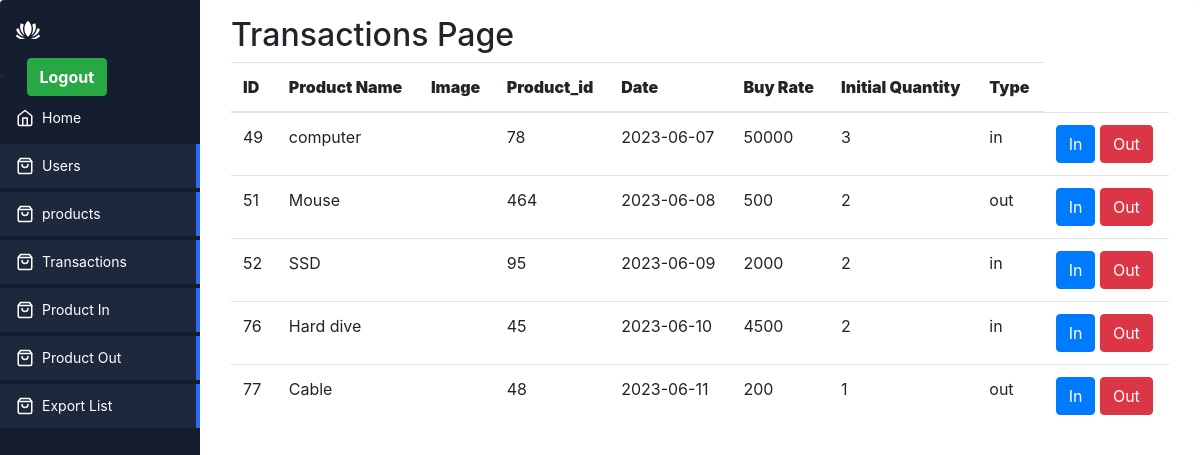
The page /transactions.php (signed in) on the database its author committed.
### tables this page shows
CREATE TABLE `products` (
  `id` int(11) NOT NULL,
  `name` varchar(500) NOT NULL,
  `image` varchar(500) NOT NULL,
  `product_id` varchar(500) NOT NULL,
  `buy_rate` varchar(500) NOT NULL,
  `initial_quantity` varchar(11) NOT NULL,
  `description` text NOT NULL,
  `date` date NOT NULL,
  `type` text NOT NULL
);

### transactions.php (the view, shortened to what this page needs)
<?php
include 'include/header.php';
include 'include/connection.php';
$sql ="SELECT * FROM Products" ;
$result = $db->query($sql);
?>
<div class="app-content">
    <div class="container">
        <div class="row">
            <div class="col-md-10">
                <h2>Transactions Page </h2>
            </div>
        </div>
    </div>
    <div class="container-fluid">
        <div class="row">
            <div class="col-md-12">
                <table class="table ">
                    <thead>
                        <th><b>ID</b></th>
                        <th><b>Product Name</b></th>
                        <th><b>Image</b></th>
                        <th><b>Product_id</b></th>
                        <th><b>Date</b></th>
                        <th><b>Buy Rate</b></th>
                        <th><b>Initial Quantity</b></th>
                        <th><b>Type</b></th>
                    </thead>
                    <tbody>
                    <?php while($row = $result->fetch_assoc()): ?>
                        <tr>
                            <td><?php echo $row['id'] ; ?></td>
                            <td><?php echo $row['name'] ; ?></td>
                            <td><img src="<?php echo "images/".$row['image'] ; ?>"width="50" alt=""></td>
                            <td><?php echo $row['product_id'] ; ?></td>
                            <td><?php echo $row['date'] ; ?></td>
                            <td><?php echo $row['buy_rate'] ; ?></td>
                            <td><?php echo $row['initial_quantity'] ; ?></td>
                            <td><?php echo $row['type'] ; ?></td>
                        <td>
                             <a href="Product-in_edit.php?id=<?php echo $row['id']; ?>" class="btn btn-primary">In</a>
                             <a href="Product-out_edit.php?id=<?php echo $row['id']; ?>" class="btn btn-danger">Out</a>
                        </td>
                        </tr>
                        <?php endwhile; ?>
                    </tbody>
                </table>
            </div>
        </div>
    </div>
</div>
<?php
include 'include/footer.php';
?>

### assets/style.css (style rules this page uses)
* { box-sizing: border-box; }
:root { --app-bg: #101827; --sidebar: rgba(21, 30, 47,1); --sidebar-main-color: #fff; --table-border: #1a2131; --table-header: #1a2131; --app-content-main-color: #fff; --sidebar-link: #fff; --sidebar-active-link: #1d283c; --sidebar-hover-link: #1a2539; --action-color: #2869ff; --action-color-hover: #6291fd; --app-content-secondary-color: #1d283c; --filter-reset: #2c394f; --filter-shadow: rgba(16, 24, 39, 0.8) 0px 6px 12px -2px, rgba(0, 0, 0, 0.3) 0px 3px 7px -3px; }
body, html { margin: 0; padding: 0; height: 100%; width: 100%; }
body { overflow: hidden; font-family: "Poppins", sans-serif; background-color: var(--app-bg); -webkit-font-smoothing: antialiased; -moz-osx-font-smoothing: grayscale; }
.app-content { padding: 16px; background-color: #ffffff; height: 100%; flex: 1; max-height: 100%; display: flex; flex-direction: column; }

### rows shown on the page
products: id "49", name "computer", product "78", date "2023-06-07", buy_rate "50000", initial_quantity "3", type "in"
products: id "51", name "Mouse", product "464", date "2023-06-08", buy_rate "500", initial_quantity "2", type "out"
products: id "52", name "SSD", product "95", date "2023-06-09", buy_rate "2000", initial_quantity "2", type "in"
products: id "76", name "Hard dive", product "45", date "2023-06-10", buy_rate "4500", initial_quantity "2", type "in"
products: id "77", name "Cable", product "48", date "2023-06-11", buy_rate "200", initial_quantity "1", type "out"
